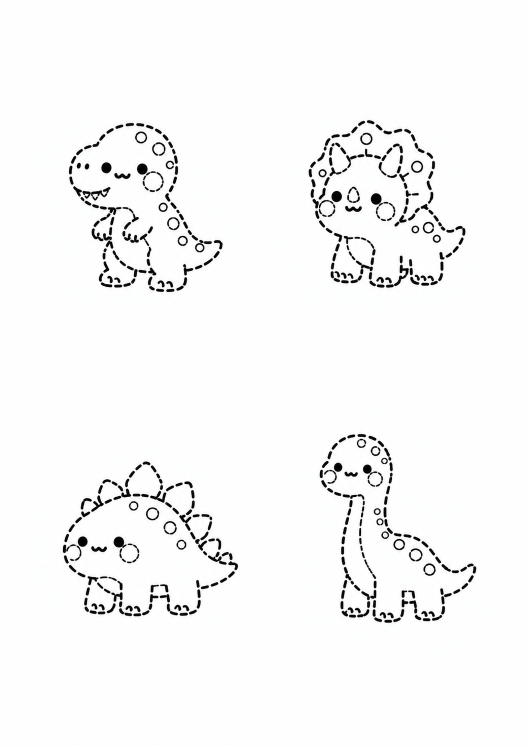
#> input picture assets/dashed-outline-style-reference.png, 1055 x 1491 px (shown at 1/2 size)
$ python -i compose_worksheet.py   (imports and definitions only)
#> lines starting #> are read from the running program, lines starting #| are printed output that depends on the picture; after the words box and inside, x2 and y2 are one past the last pixel; in counts of white or black regions, pixels touching at a corner belong together
#> further down, picture is the input picture: PIL image 1055x1491 RGB; mean R, G, B 246.6, 246.9, 246.8
#!/usr/bin/env python3
"""Compose a tracing worksheet from accepted color and dashed masters."""

from __future__ import annotations

import argparse
from pathlib import Path

from PIL import Image, ImageChops


A4_MM = (210, 297)
DEFAULT_DPI = 150


# [11 lines left out: functions ratio, a4_pixel_size, not called in this run]


def content_crop(image: Image.Image, padding_ratio: float = 0.015) -> Image.Image:
    """Crop near-white outer whitespace while retaining a small safe padding."""
#> called with padding_ratio = 0.015
    rgb = image.convert("RGB")
    white = Image.new("RGB", rgb.size, "white")
#> white: PIL image 1055x1491 RGB; every value is 255
    difference = ImageChops.difference(rgb, white).convert("L")
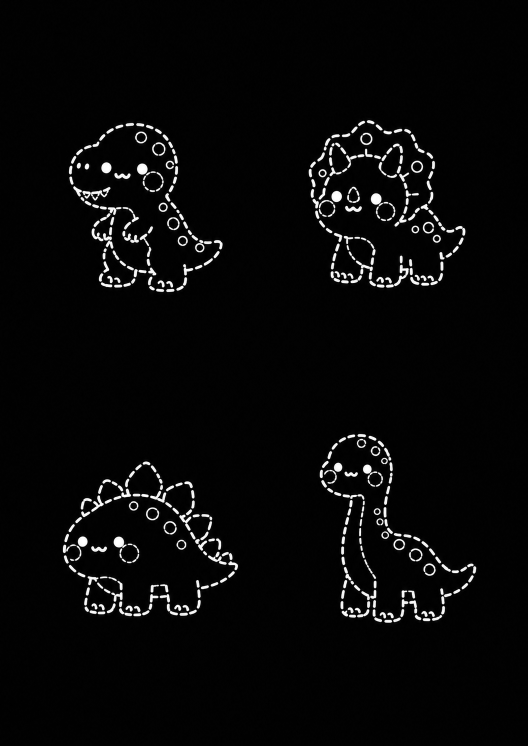
#> difference: PIL image 1055x1491 L (shown at 1/2 size); min 0, max 255, mean 8.1
    mask = difference.point(lambda pixel: 255 if pixel > 10 else 0)
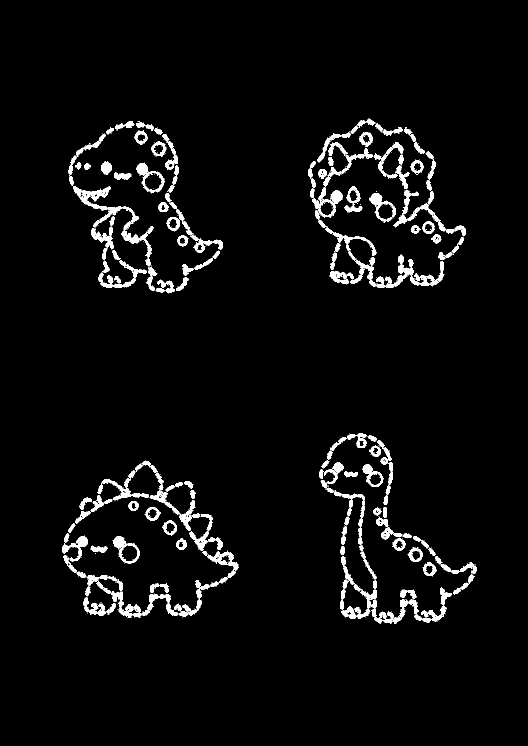
#> mask: PIL image 1055x1491 L (shown at 1/2 size); 4% white; 983 white regions (704 under 20 px), largest, box (x1, y1, x2, y2) and area: (146, 372, 222, 421) 1289, (624, 375, 686, 436) 1237, (273, 326, 328, 387) 983
    bounds = mask.getbbox()
#> bounds = (125, 237, 953, 1248)
    if bounds is None:
        return rgb

    left, top, right, bottom = bounds
#> left = 125; top = 237; right = 953; bottom = 1248
    padding = round(max(right - left, bottom - top) * padding_ratio)
#> padding = 15
    left = max(0, left - padding)
#> left = 110
    top = max(0, top - padding)
#> top = 222
    right = min(rgb.width, right + padding)
#> right = 968
    bottom = min(rgb.height, bottom + padding)
#> bottom = 1263
    return rgb.crop((left, top, right, bottom))
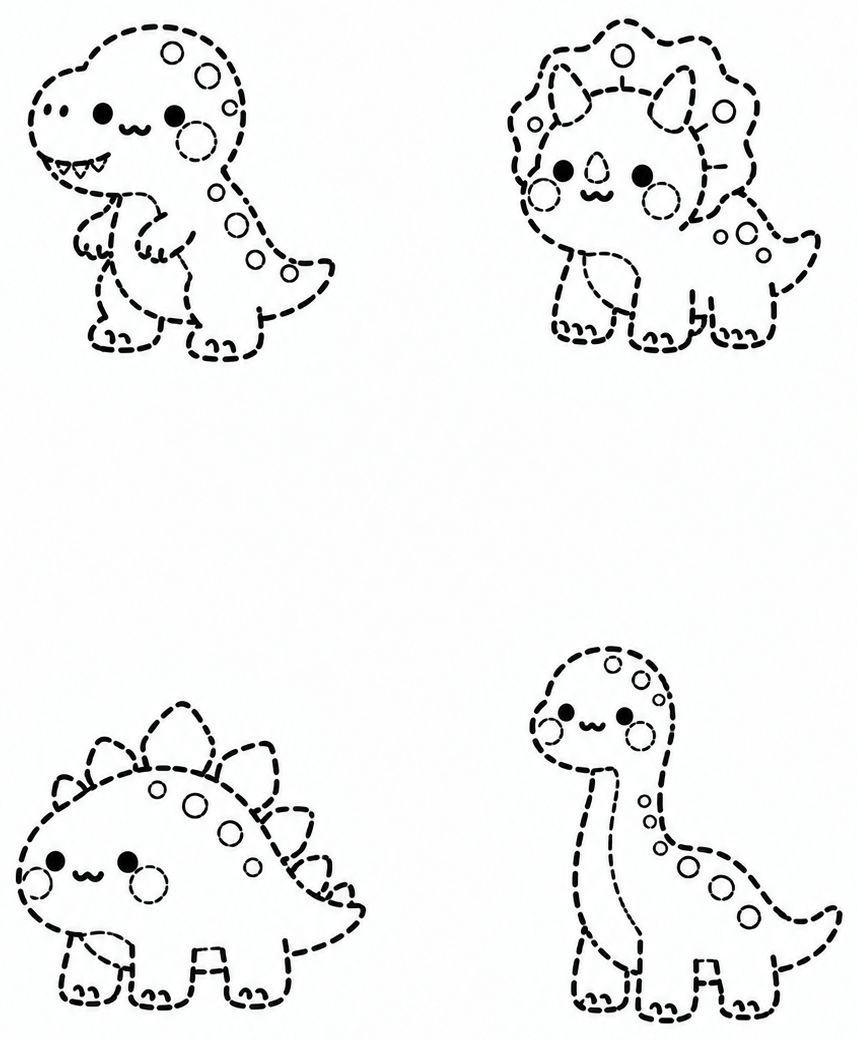
#> returned value: PIL image 858x1041 RGB; mean R, G, B 241.3, 241.6, 241.6


# [71 lines left out: functions fit, parse_args, main, not called in this run]


# [2 lines not run here, left out]

>>> from PIL import Image
>>> picture = Image.open('../assets/dashed-outline-style-reference.png')
>>> result = content_crop(picture)

$ run again, on assets/worksheet-layout-reference.png
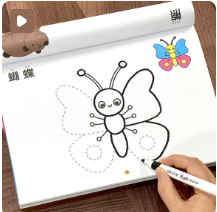
#> input picture assets/worksheet-layout-reference.png, 217 x 212 px
#> picture is the input picture: PIL image 217x212 RGBA; mean R, G, B, A 212.1, 202.7, 196.3, 255
#> white: PIL image 217x212 RGB; every value is 255
#> in content_crop, `difference = ImageChops.difference(rgb, white).convert("L")`:
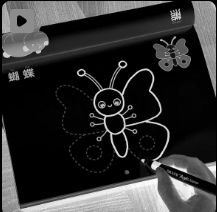
#> difference: PIL image 217x212 L; min 0, max 252, mean 50.2
#> in content_crop, `mask = difference.point(lambda pixel: 255 if pixel > 10 else 0)`:
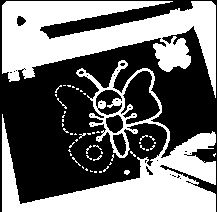
#> mask: PIL image 217x212 L; 44.8% white; 50 white regions (46 under 20 px), largest, box (x1, y1, x2, y2) and area: (2, 1, 216, 98) 10458, (2, 60, 216, 212) 9741, (124, 170, 130, 175) 23, (57, 98, 67, 109) 21
#> bounds = (2, 1, 216, 212)
#> in content_crop, `left, top, right, bottom = bounds`: left = 2; top = 1; right = 216; bottom = 212
#> padding = 3
#> in content_crop, `left = max(0, left - padding)`: left = 0
#> in content_crop, `right = min(rgb.width, right + padding)`: right = 217
